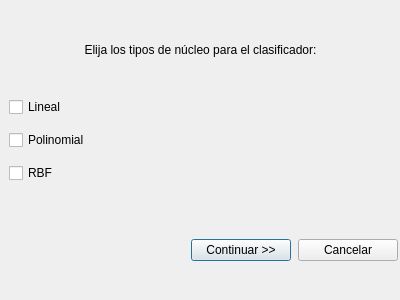
<?xml version="1.0" encoding="UTF-8"?>
<ui version="4.0">
 <class>Dialog</class>
 <widget class="QDialog" name="Dialog">
  <property name="geometry">
   <rect>
    <x>0</x>
    <y>0</y>
    <width>400</width>
    <height>300</height>
   </rect>
  </property>
  <property name="windowTitle">
   <string>Dialog</string>
  </property>
  <property name="windowIcon">
   <iconset>
    <normaloff>imgs/ral_icon.jpg</normaloff>imgs/ral_icon.jpg</iconset>
  </property>
  <widget class="QLabel" name="div_label">
   <property name="geometry">
    <rect>
     <x>0</x>
     <y>40</y>
     <width>401</width>
     <height>20</height>
    </rect>
   </property>
   <property name="text">
    <string>Elija los tipos de núcleo para el clasificador:</string>
   </property>
   <property name="alignment">
    <set>Qt::AlignCenter</set>
   </property>
  </widget>
  <widget class="QWidget" name="verticalLayoutWidget">
   <property name="geometry">
    <rect>
     <x>9</x>
     <y>90</y>
     <width>391</width>
     <height>101</height>
    </rect>
   </property>
   <layout class="QVBoxLayout" name="verticalLayout">
    <item>
     <widget class="QCheckBox" name="linear_box">
      <property name="text">
       <string>Lineal</string>
      </property>
     </widget>
    </item>
    <item>
     <widget class="QCheckBox" name="poly_box">
      <property name="text">
       <string>Polinomial</string>
      </property>
     </widget>
    </item>
    <item>
     <widget class="QCheckBox" name="rbf_box">
      <property name="text">
       <string>RBF</string>
      </property>
     </widget>
    </item>
   </layout>
  </widget>
  <widget class="QWidget" name="horizontalLayoutWidget_3">
   <property name="geometry">
    <rect>
     <x>190</x>
     <y>210</y>
     <width>211</width>
     <height>80</height>
    </rect>
   </property>
   <layout class="QHBoxLayout" name="horizontalLayout_3">
    <item>
     <widget class="QPushButton" name="svmoptions_next">
      <property name="maximumSize">
       <size>
        <width>100</width>
        <height>16777215</height>
       </size>
      </property>
      <property name="text">
       <string>Continuar &gt;&gt;</string>
      </property>
     </widget>
    </item>
    <item>
     <widget class="QPushButton" name="svmoptions_cancel">
      <property name="maximumSize">
       <size>
        <width>100</width>
        <height>16777215</height>
       </size>
      </property>
      <property name="layoutDirection">
       <enum>Qt::LeftToRight</enum>
      </property>
      <property name="text">
       <string>Cancelar</string>
      </property>
     </widget>
    </item>
   </layout>
  </widget>
 </widget>
 <resources/>
 <connections/>
</ui>
